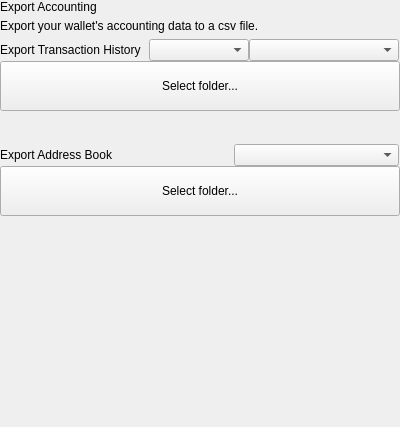
<?xml version="1.0" encoding="UTF-8"?>
<ui version="4.0">
 <class>SettingsExportCSV</class>
 <widget class="QWidget" name="SettingsExportCSV">
  <property name="geometry">
   <rect>
    <x>0</x>
    <y>0</y>
    <width>400</width>
    <height>427</height>
   </rect>
  </property>
  <property name="windowTitle">
   <string>Form</string>
  </property>
  <layout class="QVBoxLayout" name="verticalLayout">
   <property name="spacing">
    <number>0</number>
   </property>
   <property name="leftMargin">
    <number>0</number>
   </property>
   <property name="topMargin">
    <number>0</number>
   </property>
   <property name="rightMargin">
    <number>0</number>
   </property>
   <property name="bottomMargin">
    <number>0</number>
   </property>
   <item>
    <widget class="QWidget" name="left" native="true">
     <layout class="QVBoxLayout" name="verticalLayout_2">
      <property name="leftMargin">
       <number>0</number>
      </property>
      <property name="topMargin">
       <number>0</number>
      </property>
      <property name="rightMargin">
       <number>0</number>
      </property>
      <property name="bottomMargin">
       <number>0</number>
      </property>
      <item>
       <layout class="QVBoxLayout" name="verticalLayoutTitle">
        <property name="spacing">
         <number>5</number>
        </property>
        <item>
         <widget class="QLabel" name="labelTitle">
          <property name="text">
           <string>Export Accounting</string>
          </property>
         </widget>
        </item>
        <item>
         <widget class="QLabel" name="labelSubtitle1">
          <property name="text">
           <string>Export your wallet's accounting data to a csv file.</string>
          </property>
          <property name="wordWrap">
           <bool>true</bool>
          </property>
         </widget>
        </item>
       </layout>
      </item>
      <item>
       <layout class="QVBoxLayout" name="verticalLayoutContainerTxExport">
        <property name="spacing">
         <number>0</number>
        </property>
        <item>
         <widget class="QWidget" name="filtersContainer" native="true">
          <layout class="QHBoxLayout" name="horizontalLayout">
           <property name="spacing">
            <number>0</number>
           </property>
           <property name="leftMargin">
            <number>0</number>
           </property>
           <property name="topMargin">
            <number>0</number>
           </property>
           <property name="rightMargin">
            <number>1</number>
           </property>
           <property name="bottomMargin">
            <number>0</number>
           </property>
           <item>
            <widget class="QLabel" name="labelSubtitleLocation">
             <property name="text">
              <string>Export Transaction History</string>
             </property>
            </widget>
           </item>
           <item>
            <spacer name="horizontalSpacer">
             <property name="orientation">
              <enum>Qt::Horizontal</enum>
             </property>
             <property name="sizeHint" stdset="0">
              <size>
               <width>40</width>
               <height>20</height>
              </size>
             </property>
            </spacer>
           </item>
           <item>
            <widget class="QComboBox" name="comboBoxSortType">
             <property name="minimumSize">
              <size>
               <width>100</width>
               <height>0</height>
              </size>
             </property>
            </widget>
           </item>
           <item>
            <widget class="QComboBox" name="comboBoxSort">
             <property name="minimumSize">
              <size>
               <width>150</width>
               <height>0</height>
              </size>
             </property>
            </widget>
           </item>
          </layout>
         </widget>
        </item>
        <item>
         <widget class="QPushButton" name="pushButtonDocuments">
          <property name="minimumSize">
           <size>
            <width>0</width>
            <height>50</height>
           </size>
          </property>
          <property name="maximumSize">
           <size>
            <width>16777215</width>
            <height>50</height>
           </size>
          </property>
          <property name="focusPolicy">
           <enum>Qt::NoFocus</enum>
          </property>
          <property name="text">
           <string>Select folder...</string>
          </property>
         </widget>
        </item>
       </layout>
      </item>
      <item>
       <spacer name="verticalSpacer_4">
        <property name="orientation">
         <enum>Qt::Vertical</enum>
        </property>
        <property name="sizeType">
         <enum>QSizePolicy::Fixed</enum>
        </property>
        <property name="sizeHint" stdset="0">
         <size>
          <width>20</width>
          <height>20</height>
         </size>
        </property>
       </spacer>
      </item>
      <item>
       <widget class="QLabel" name="labelDivider">
        <property name="minimumSize">
         <size>
          <width>0</width>
          <height>1</height>
         </size>
        </property>
        <property name="maximumSize">
         <size>
          <width>16777215</width>
          <height>1</height>
         </size>
        </property>
        <property name="text">
         <string/>
        </property>
       </widget>
      </item>
      <item>
       <layout class="QVBoxLayout" name="verticalLayoutAddressesExport">
        <property name="spacing">
         <number>0</number>
        </property>
        <item>
         <widget class="QWidget" name="filtersContainer1" native="true">
          <layout class="QHBoxLayout" name="horizontalLayout1">
           <property name="spacing">
            <number>0</number>
           </property>
           <property name="leftMargin">
            <number>0</number>
           </property>
           <property name="topMargin">
            <number>0</number>
           </property>
           <property name="rightMargin">
            <number>1</number>
           </property>
           <property name="bottomMargin">
            <number>0</number>
           </property>
           <item>
            <widget class="QLabel" name="labelSubtitleLocationAddress">
             <property name="text">
              <string>Export Address Book</string>
             </property>
            </widget>
           </item>
           <item>
            <spacer name="horizontalSpacer1">
             <property name="orientation">
              <enum>Qt::Horizontal</enum>
             </property>
             <property name="sizeHint" stdset="0">
              <size>
               <width>40</width>
               <height>20</height>
              </size>
             </property>
            </spacer>
           </item>
           <item>
            <widget class="QComboBox" name="comboBoxSortAddressType">
             <property name="minimumSize">
              <size>
               <width>165</width>
               <height>0</height>
              </size>
             </property>
            </widget>
           </item>
          </layout>
         </widget>
        </item>
        <item>
         <widget class="QPushButton" name="pushButtonAddressDocuments">
          <property name="minimumSize">
           <size>
            <width>0</width>
            <height>50</height>
           </size>
          </property>
          <property name="maximumSize">
           <size>
            <width>16777215</width>
            <height>50</height>
           </size>
          </property>
          <property name="focusPolicy">
           <enum>Qt::NoFocus</enum>
          </property>
          <property name="text">
           <string>Select folder...</string>
          </property>
         </widget>
        </item>
       </layout>
      </item>
     </layout>
    </widget>
   </item>
   <item>
    <spacer name="verticalSpacer">
     <property name="orientation">
      <enum>Qt::Vertical</enum>
     </property>
     <property name="sizeHint" stdset="0">
      <size>
       <width>20</width>
       <height>40</height>
      </size>
     </property>
    </spacer>
   </item>
  </layout>
 </widget>
 <resources/>
 <connections/>
</ui>
